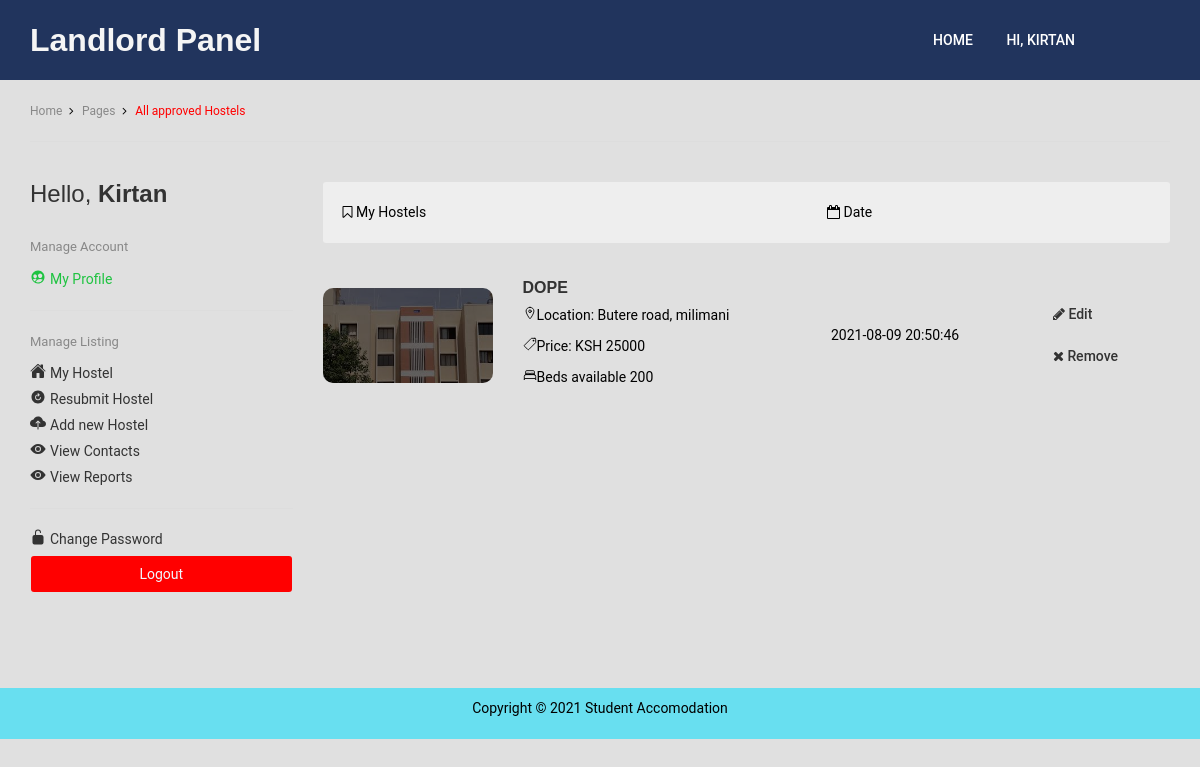
Screenshot of /landlord/my_hostel.php (signed in) with the database file from the repository.
### tables this page shows
CREATE TABLE `hos_details` (
  `ID` int(11) NOT NULL,
  `agent_id` int(11) NOT NULL,
  `hos_name` varchar(50) NOT NULL,
  `hos_type` varchar(50) NOT NULL,
  `share_no` int(11) DEFAULT NULL,
  `bed_no` int(11) DEFAULT NULL,
  `price` varchar(50) NOT NULL,
  `description` varchar(255) NOT NULL,
  `ft_img` varchar(255) NOT NULL,
  `location` varchar(255) NOT NULL,
  `friendly_add` varchar(255) NOT NULL,
  `transport` varchar(255) DEFAULT NULL,
  `services` varchar(50) NOT NULL,
  `rules` varchar(50) NOT NULL,
  `uploaded_on` datetime NOT NULL DEFAULT current_timestamp(),
  `isActive` tinyint(1) NOT NULL DEFAULT 1,
  `agent_active` tinyint(1) NOT NULL DEFAULT 0
);

### landlord/includes/core_inc.php (the view, shortened to what this page needs)
<?php
function all_hostel()
{
    require 'config.php';
    $query = "SELECT * FROM `hos_details` WHERE `isActive`= 0 AND `agent_active`=0 AND `agent_id` = '" . $_SESSION['id_landlord'] . "'  ORDER by `ID` DESC";
    $query_run = mysqli_query($con, $query);
    $query_row = mysqli_num_rows($query_run);
    if ($query_row == 0) {
        echo "None of your hostels are Approved Yet";
    } else {
        while ($row = mysqli_fetch_array($query_run)) {
?>
            <li class="manage-list__item">
                <div class="manage-list__item-container">
                    <div class="manage-list__item-img">
                        <a href="viewhostel.php?hosid=<?php echo $row['ID'] ?>">
                            <img src="<?php echo $row['ft_img'] ?>" alt="<?php echo $row['hos_name'] . ' image' ?>" width="170px" height="200px" class="img_edit">
                        </a>
                    </div>
                    <div class="manage-list__item-detail">
                        <h3 class="listing__title"><a href="viewhostel.php?hosid=<?php echo $row['ID'] ?>"><?php echo $row['hos_name']; ?></a></h3>
                        <p class="listing_location">
                            <ion-icon name="location-outline"></ion-icon>Location: <?php echo $row['location'] ?>
                        </p>
                        <p class="listing_price">
                            <ion-icon name="pricetag-outline"></ion-icon>Price: KSH <?php echo $row['price'] ?>
                        </p>
                        <p class="listing_price">
                            <ion-icon name="bed-outline"></ion-icon>Beds available <?php echo $row['bed_no'] ?>
                        </p>
                    </div>
                </div>
                <div class="manage-list__expire-date">
                    <?php echo $row['uploaded_on'] ?>
                </div>
                <div class="manage-list__action">
                    <a href="update_hostel.php?edit_hostel=<?php echo $row['ID'] ?>" class="edit"><i class="fa fa-pencil" aria-hidden="true"></i> Edit</a><br>
                    <a href="includes/remove_hostel.php?remove=<?php echo $row['ID'] ?>" class="remove" id="#"><i class="fa fa-times" aria-hidden="true"></i> Remove</a>
                </div>
            </li>
<?php }
    }
}
?>

### rows the page displays
hos_details: ft_img (picture), hos_name "DOPE", location "Butere road, milimani", price "25000", bed_no "200", uploaded_on "2021-08-09 20:50:46"

### other values shown
$_SESSION['username_landlord'] "KIRTAN"
$_SESSION['username_landlord'] "Kirtan"
